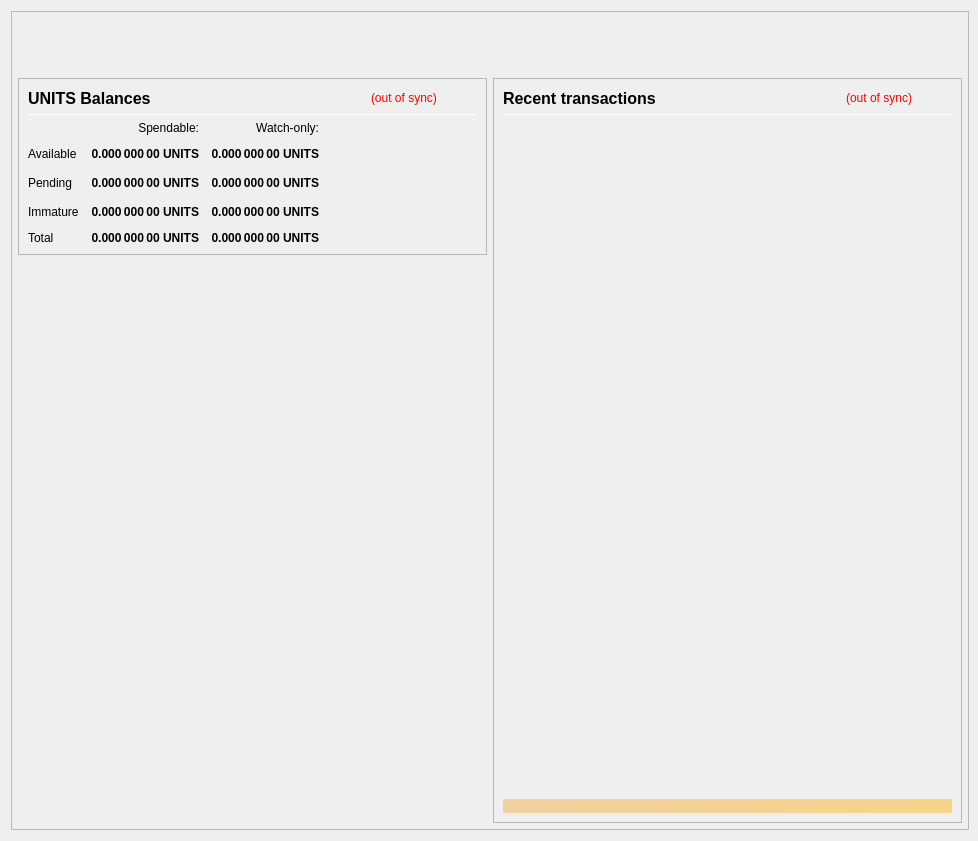
<?xml version="1.0" encoding="UTF-8"?>
<ui version="4.0">
 <class>OverviewPage</class>
 <widget class="QWidget" name="OverviewPage">
  <property name="geometry">
   <rect>
    <x>0</x>
    <y>0</y>
    <width>978</width>
    <height>841</height>
   </rect>
  </property>
  <property name="minimumSize">
   <size>
    <width>960</width>
    <height>682</height>
   </size>
  </property>
  <property name="font">
   <font>
    <weight>50</weight>
    <bold>false</bold>
   </font>
  </property>
  <property name="windowTitle">
   <string>Form</string>
  </property>
  <layout class="QVBoxLayout" name="topLayout" stretch="0">
   <property name="rightMargin">
    <number>9</number>
   </property>
   <item>
    <widget class="QFrame" name="frame_BG">
     <property name="minimumSize">
      <size>
       <width>850</width>
       <height>610</height>
      </size>
     </property>
     <property name="maximumSize">
      <size>
       <width>16777215</width>
       <height>16777215</height>
      </size>
     </property>
     <property name="frameShape">
      <enum>QFrame::StyledPanel</enum>
     </property>
     <property name="frameShadow">
      <enum>QFrame::Raised</enum>
     </property>
     <layout class="QVBoxLayout" name="verticalLayout_3" stretch="0">
      <property name="leftMargin">
       <number>0</number>
      </property>
      <property name="topMargin">
       <number>0</number>
      </property>
      <property name="rightMargin">
       <number>0</number>
      </property>
      <property name="bottomMargin">
       <number>6</number>
      </property>
      <item>
       <layout class="QVBoxLayout" name="verticalLayout_Master" stretch="0,1">
        <property name="leftMargin">
         <number>0</number>
        </property>
        <property name="topMargin">
         <number>0</number>
        </property>
        <property name="rightMargin">
         <number>0</number>
        </property>
        <property name="bottomMargin">
         <number>0</number>
        </property>
        <item>
         <widget class="QFrame" name="frame_Header">
          <layout class="QVBoxLayout" name="verticalLayout_Header" stretch="0">
           <property name="leftMargin">
            <number>0</number>
           </property>
           <property name="topMargin">
            <number>0</number>
           </property>
           <property name="rightMargin">
            <number>0</number>
           </property>
           <property name="bottomMargin">
            <number>0</number>
           </property>
           <item>
            <layout class="QHBoxLayout" name="horizontalLayout_Header" stretch="1,0">
             <property name="spacing">
              <number>6</number>
             </property>
             <item>
              <spacer name="horizontalSpacer_Header">
               <property name="orientation">
                <enum>Qt::Horizontal</enum>
               </property>
               <property name="sizeHint" stdset="0">
                <size>
                 <width>40</width>
                 <height>20</height>
                </size>
               </property>
              </spacer>
             </item>
             <item>
              <widget class="QLabel" name="labelOverviewHeaderRight">
               <property name="minimumSize">
                <size>
                 <width>464</width>
                 <height>60</height>
                </size>
               </property>
               <property name="maximumSize">
                <size>
                 <width>16777215</width>
                 <height>60</height>
                </size>
               </property>
               <property name="font">
                <font>
                 <pointsize>14</pointsize>
                </font>
               </property>
               <property name="text">
                <string/>
               </property>
               <property name="alignment">
                <set>Qt::AlignRight|Qt::AlignTrailing|Qt::AlignVCenter</set>
               </property>
              </widget>
             </item>
            </layout>
           </item>
          </layout>
         </widget>
        </item>
        <item>
         <widget class="QFrame" name="frame_Content">
          <layout class="QVBoxLayout" name="verticalLayout_Content">
           <property name="leftMargin">
            <number>6</number>
           </property>
           <property name="topMargin">
            <number>0</number>
           </property>
           <property name="rightMargin">
            <number>6</number>
           </property>
           <property name="bottomMargin">
            <number>0</number>
           </property>
           <item>
            <layout class="QHBoxLayout" name="horizontalLayout_Content" stretch="1,1">
             <property name="spacing">
              <number>6</number>
             </property>
             <item>
              <layout class="QVBoxLayout" name="verticalLayout_left" stretch="0,0">
               <item>
                <widget class="QFrame" name="frameBalances">
                 <property name="frameShape">
                  <enum>QFrame::StyledPanel</enum>
                 </property>
                 <property name="frameShadow">
                  <enum>QFrame::Raised</enum>
                 </property>
                 <layout class="QVBoxLayout" name="verticalLayout_4">
                  <item>
                   <layout class="QHBoxLayout" name="hlBalancesHeader" stretch="2,0,0">
                    <property name="spacing">
                     <number>6</number>
                    </property>
                    <item>
                     <widget class="QLabel" name="labelBalances">
                      <property name="minimumSize">
                       <size>
                        <width>0</width>
                        <height>0</height>
                       </size>
                      </property>
                      <property name="font">
                       <font>
                        <pointsize>12</pointsize>
                        <weight>75</weight>
                        <bold>true</bold>
                       </font>
                      </property>
                      <property name="text">
                       <string>UNITS Balances</string>
                      </property>
                     </widget>
                    </item>
                    <item>
                     <widget class="QLabel" name="labelWalletStatus">
                      <property name="cursor">
                       <cursorShape>WhatsThisCursor</cursorShape>
                      </property>
                      <property name="toolTip">
                       <string>The displayed information may be out of date. Your wallet automatically synchronizes with the Units network after a connection is established, but this process has not completed yet.</string>
                      </property>
                      <property name="styleSheet">
                       <string notr="true">QLabel { color: red; }</string>
                      </property>
                      <property name="text">
                       <string notr="true">(out of sync)</string>
                      </property>
                      <property name="alignment">
                       <set>Qt::AlignLeading|Qt::AlignLeft|Qt::AlignVCenter</set>
                      </property>
                     </widget>
                    </item>
                    <item>
                     <spacer name="hsBalancesHeader">
                      <property name="orientation">
                       <enum>Qt::Horizontal</enum>
                      </property>
                      <property name="sizeHint" stdset="0">
                       <size>
                        <width>40</width>
                        <height>20</height>
                       </size>
                      </property>
                     </spacer>
                    </item>
                   </layout>
                  </item>
                  <item>
                   <widget class="Line" name="lineBalances">
                    <property name="minimumSize">
                     <size>
                      <width>0</width>
                      <height>1</height>
                     </size>
                    </property>
                    <property name="maximumSize">
                     <size>
                      <width>16777215</width>
                      <height>1</height>
                     </size>
                    </property>
                    <property name="orientation">
                     <enum>Qt::Horizontal</enum>
                    </property>
                   </widget>
                  </item>
                  <item>
                   <layout class="QGridLayout" name="gridLayout">
                    <property name="spacing">
                     <number>12</number>
                    </property>
                    <item row="2" column="2">
                     <widget class="QLabel" name="labelWatchPending">
                      <property name="font">
                       <font>
                        <weight>75</weight>
                        <bold>true</bold>
                       </font>
                      </property>
                      <property name="cursor">
                       <cursorShape>ArrowCursor</cursorShape>
                      </property>
                      <property name="toolTip">
                       <string>Unconfirmed transactions to watch-only addresses</string>
                      </property>
                      <property name="text">
                       <string notr="true">0.000 000 00 UNITS</string>
                      </property>
                      <property name="alignment">
                       <set>Qt::AlignRight|Qt::AlignTrailing|Qt::AlignVCenter</set>
                      </property>
                      <property name="textInteractionFlags">
                       <set>Qt::NoTextInteraction</set>
                      </property>
                     </widget>
                    </item>
                    <item row="2" column="1">
                     <widget class="QLabel" name="labelUnconfirmed">
                      <property name="font">
                       <font>
                        <weight>75</weight>
                        <bold>true</bold>
                       </font>
                      </property>
                      <property name="cursor">
                       <cursorShape>ArrowCursor</cursorShape>
                      </property>
                      <property name="toolTip">
                       <string>Total of transactions that have yet to be confirmed, and do not yet count toward the spendable balance</string>
                      </property>
                      <property name="text">
                       <string notr="true">0.000 000 00 UNITS</string>
                      </property>
                      <property name="alignment">
                       <set>Qt::AlignRight|Qt::AlignTrailing|Qt::AlignVCenter</set>
                      </property>
                      <property name="textInteractionFlags">
                       <set>Qt::NoTextInteraction</set>
                      </property>
                     </widget>
                    </item>
                    <item row="3" column="2">
                     <widget class="QLabel" name="labelWatchImmature">
                      <property name="font">
                       <font>
                        <weight>75</weight>
                        <bold>true</bold>
                       </font>
                      </property>
                      <property name="cursor">
                       <cursorShape>ArrowCursor</cursorShape>
                      </property>
                      <property name="toolTip">
                       <string>Staked or masternode rewards in watch-only addresses that has not yet matured</string>
                      </property>
                      <property name="text">
                       <string notr="true">0.000 000 00 UNITS</string>
                      </property>
                      <property name="alignment">
                       <set>Qt::AlignRight|Qt::AlignTrailing|Qt::AlignVCenter</set>
                      </property>
                      <property name="textInteractionFlags">
                       <set>Qt::NoTextInteraction</set>
                      </property>
                     </widget>
                    </item>
                    <item row="4" column="0">
                     <widget class="QLabel" name="labelTotalText">
                      <property name="text">
                       <string>Total</string>
                      </property>
                      <property name="textInteractionFlags">
                       <set>Qt::NoTextInteraction</set>
                      </property>
                     </widget>
                    </item>
                    <item row="3" column="1">
                     <widget class="QLabel" name="labelImmature">
                      <property name="font">
                       <font>
                        <weight>75</weight>
                        <bold>true</bold>
                       </font>
                      </property>
                      <property name="cursor">
                       <cursorShape>ArrowCursor</cursorShape>
                      </property>
                      <property name="toolTip">
                       <string>Staked or masternode rewards that has not yet matured</string>
                      </property>
                      <property name="text">
                       <string notr="true">0.000 000 00 UNITS</string>
                      </property>
                      <property name="alignment">
                       <set>Qt::AlignRight|Qt::AlignTrailing|Qt::AlignVCenter</set>
                      </property>
                      <property name="textInteractionFlags">
                       <set>Qt::NoTextInteraction</set>
                      </property>
                     </widget>
                    </item>
                    <item row="2" column="3">
                     <spacer name="hsBalances">
                      <property name="orientation">
                       <enum>Qt::Horizontal</enum>
                      </property>
                      <property name="sizeHint" stdset="0">
                       <size>
                        <width>40</width>
                        <height>20</height>
                       </size>
                      </property>
                     </spacer>
                    </item>
                    <item row="3" column="0">
                     <widget class="QLabel" name="labelImmatureText">
                      <property name="text">
                       <string>Immature</string>
                      </property>
                      <property name="textInteractionFlags">
                       <set>Qt::NoTextInteraction</set>
                      </property>
                     </widget>
                    </item>
                    <item row="4" column="1">
                     <widget class="QLabel" name="labelTotal">
                      <property name="font">
                       <font>
                        <weight>75</weight>
                        <bold>true</bold>
                       </font>
                      </property>
                      <property name="cursor">
                       <cursorShape>ArrowCursor</cursorShape>
                      </property>
                      <property name="toolTip">
                       <string>Your current total balance</string>
                      </property>
                      <property name="text">
                       <string notr="true">0.000 000 00 UNITS</string>
                      </property>
                      <property name="alignment">
                       <set>Qt::AlignRight|Qt::AlignTrailing|Qt::AlignVCenter</set>
                      </property>
                      <property name="textInteractionFlags">
                       <set>Qt::NoTextInteraction</set>
                      </property>
                     </widget>
                    </item>
                    <item row="4" column="2">
                     <widget class="QLabel" name="labelWatchTotal">
                      <property name="font">
                       <font>
                        <weight>75</weight>
                        <bold>true</bold>
                       </font>
                      </property>
                      <property name="cursor">
                       <cursorShape>ArrowCursor</cursorShape>
                      </property>
                      <property name="toolTip">
                       <string>Current total balance in watch-only addresses</string>
                      </property>
                      <property name="text">
                       <string notr="true">0.000 000 00 UNITS</string>
                      </property>
                      <property name="alignment">
                       <set>Qt::AlignRight|Qt::AlignTrailing|Qt::AlignVCenter</set>
                      </property>
                      <property name="textInteractionFlags">
                       <set>Qt::NoTextInteraction</set>
                      </property>
                     </widget>
                    </item>
                    <item row="0" column="2">
                     <widget class="QLabel" name="labelWatchonly">
                      <property name="text">
                       <string>Watch-only:</string>
                      </property>
                      <property name="alignment">
                       <set>Qt::AlignRight|Qt::AlignTrailing|Qt::AlignVCenter</set>
                      </property>
                     </widget>
                    </item>
                    <item row="1" column="0">
                     <widget class="QLabel" name="labelBalanceText">
                      <property name="text">
                       <string>Available</string>
                      </property>
                      <property name="textInteractionFlags">
                       <set>Qt::NoTextInteraction</set>
                      </property>
                     </widget>
                    </item>
                    <item row="1" column="1">
                     <widget class="QLabel" name="labelBalance">
                      <property name="font">
                       <font>
                        <weight>75</weight>
                        <bold>true</bold>
                       </font>
                      </property>
                      <property name="cursor">
                       <cursorShape>ArrowCursor</cursorShape>
                      </property>
                      <property name="toolTip">
                       <string>Your current spendable balance</string>
                      </property>
                      <property name="text">
                       <string notr="true">0.000 000 00 UNITS</string>
                      </property>
                      <property name="alignment">
                       <set>Qt::AlignRight|Qt::AlignTrailing|Qt::AlignVCenter</set>
                      </property>
                      <property name="textInteractionFlags">
                       <set>Qt::NoTextInteraction</set>
                      </property>
                     </widget>
                    </item>
                    <item row="1" column="2">
                     <widget class="QLabel" name="labelWatchAvailable">
                      <property name="font">
                       <font>
                        <weight>75</weight>
                        <bold>true</bold>
                       </font>
                      </property>
                      <property name="cursor">
                       <cursorShape>ArrowCursor</cursorShape>
                      </property>
                      <property name="toolTip">
                       <string>Your current balance in watch-only addresses</string>
                      </property>
                      <property name="text">
                       <string notr="true">0.000 000 00 UNITS</string>
                      </property>
                      <property name="alignment">
                       <set>Qt::AlignRight|Qt::AlignTrailing|Qt::AlignVCenter</set>
                      </property>
                      <property name="textInteractionFlags">
                       <set>Qt::NoTextInteraction</set>
                      </property>
                     </widget>
                    </item>
                    <item row="2" column="0">
                     <widget class="QLabel" name="labelPendingText">
                      <property name="text">
                       <string>Pending</string>
                      </property>
                      <property name="textInteractionFlags">
                       <set>Qt::NoTextInteraction</set>
                      </property>
                     </widget>
                    </item>
                    <item row="0" column="1">
                     <widget class="QLabel" name="labelSpendable">
                      <property name="text">
                       <string>Spendable:</string>
                      </property>
                      <property name="alignment">
                       <set>Qt::AlignRight|Qt::AlignTrailing|Qt::AlignVCenter</set>
                      </property>
                     </widget>
                    </item>
                   </layout>
                  </item>
                 </layout>
                </widget>
               </item>
               <item>
                <spacer name="verticalSpacer">
                 <property name="orientation">
                  <enum>Qt::Vertical</enum>
                 </property>
                 <property name="sizeHint" stdset="0">
                  <size>
                   <width>20</width>
                   <height>40</height>
                  </size>
                 </property>
                </spacer>
               </item>
              </layout>
             </item>
             <item>
              <layout class="QVBoxLayout" name="verticalLayout_right" stretch="1">
               <item>
                <widget class="QFrame" name="frame_RecentTransactions">
                 <property name="minimumSize">
                  <size>
                   <width>0</width>
                   <height>0</height>
                  </size>
                 </property>
                 <property name="frameShape">
                  <enum>QFrame::StyledPanel</enum>
                 </property>
                 <property name="frameShadow">
                  <enum>QFrame::Raised</enum>
                 </property>
                 <layout class="QVBoxLayout" name="verticalLayout_1" stretch="0,0,0,0,0">
                  <item>
                   <layout class="QHBoxLayout" name="horizontalLayout_2" stretch="2,0,0">
                    <property name="spacing">
                     <number>3</number>
                    </property>
                    <item>
                     <widget class="QLabel" name="label_4">
                      <property name="minimumSize">
                       <size>
                        <width>0</width>
                        <height>20</height>
                       </size>
                      </property>
                      <property name="font">
                       <font>
                        <pointsize>12</pointsize>
                        <weight>75</weight>
                        <bold>true</bold>
                       </font>
                      </property>
                      <property name="text">
                       <string>Recent transactions</string>
                      </property>
                     </widget>
                    </item>
                    <item>
                     <widget class="QLabel" name="labelTransactionsStatus">
                      <property name="cursor">
                       <cursorShape>WhatsThisCursor</cursorShape>
                      </property>
                      <property name="toolTip">
                       <string>The displayed information may be out of date. Your wallet automatically synchronizes with the Units network after a connection is established, but this process has not completed yet.</string>
                      </property>
                      <property name="styleSheet">
                       <string notr="true">QLabel { color: red; }</string>
                      </property>
                      <property name="text">
                       <string notr="true">(out of sync)</string>
                      </property>
                      <property name="alignment">
                       <set>Qt::AlignRight|Qt::AlignTrailing|Qt::AlignVCenter</set>
                      </property>
                     </widget>
                    </item>
                    <item>
                     <spacer name="horizontalSpacer">
                      <property name="orientation">
                       <enum>Qt::Horizontal</enum>
                      </property>
                      <property name="sizeHint" stdset="0">
                       <size>
                        <width>40</width>
                        <height>20</height>
                       </size>
                      </property>
                     </spacer>
                    </item>
                   </layout>
                  </item>
                  <item>
                   <widget class="Line" name="line">
                    <property name="minimumSize">
                     <size>
                      <width>0</width>
                      <height>1</height>
                     </size>
                    </property>
                    <property name="maximumSize">
                     <size>
                      <width>16777215</width>
                      <height>1</height>
                     </size>
                    </property>
                    <property name="orientation">
                     <enum>Qt::Horizontal</enum>
                    </property>
                   </widget>
                  </item>
                  <item>
                   <widget class="QListView" name="listTransactions">
                    <property name="minimumSize">
                     <size>
                      <width>0</width>
                      <height>0</height>
                     </size>
                    </property>
                    <property name="styleSheet">
                     <string notr="true">QListView { background: transparent; }</string>
                    </property>
                    <property name="frameShape">
                     <enum>QFrame::NoFrame</enum>
                    </property>
                    <property name="verticalScrollBarPolicy">
                     <enum>Qt::ScrollBarAlwaysOff</enum>
                    </property>
                    <property name="horizontalScrollBarPolicy">
                     <enum>Qt::ScrollBarAlwaysOff</enum>
                    </property>
                    <property name="selectionMode">
                     <enum>QAbstractItemView::NoSelection</enum>
                    </property>
                   </widget>
                  </item>
                  <item>
                   <spacer name="verticalSpacer_2">
                    <property name="orientation">
                     <enum>Qt::Vertical</enum>
                    </property>
                    <property name="sizeType">
                     <enum>QSizePolicy::Expanding</enum>
                    </property>
                    <property name="sizeHint" stdset="0">
                     <size>
                      <width>20</width>
                      <height>40</height>
                     </size>
                    </property>
                   </spacer>
                  </item>
                  <item>
                   <widget class="QLabel" name="labelAlerts">
                    <property name="maximumSize">
                     <size>
                      <width>16777215</width>
                      <height>16777215</height>
                     </size>
                    </property>
                    <property name="styleSheet">
                     <string notr="true">background-color: qlineargradient(x1: 0, y1: 0, x2: 1, y2: 0, stop:0 #F0D0A0, stop:1 #F8D488); color:#000000;</string>
                    </property>
                    <property name="text">
                     <string/>
                    </property>
                    <property name="wordWrap">
                     <bool>true</bool>
                    </property>
                    <property name="margin">
                     <number>3</number>
                    </property>
                   </widget>
                  </item>
                 </layout>
                </widget>
               </item>
              </layout>
             </item>
            </layout>
           </item>
          </layout>
         </widget>
        </item>
       </layout>
      </item>
     </layout>
    </widget>
   </item>
  </layout>
 </widget>
 <resources/>
 <connections/>
</ui>
